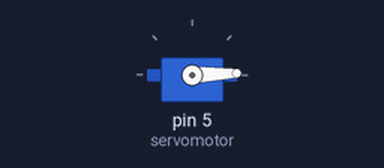
Bench run of a sketch on a simulated Arduino Uno, built with avr-gcc and run on an emulated ATmega328P. Shown: servo.

Above: at 0.05 s.
At 2.25 s:
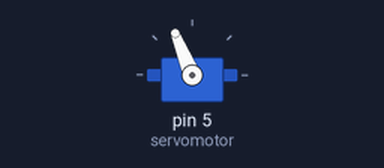
At 4.5 s:
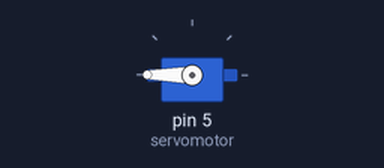
At 8.95 s:
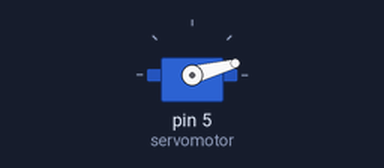
Timing chart, 0 to 14.6 s (numbered marks = the images above):
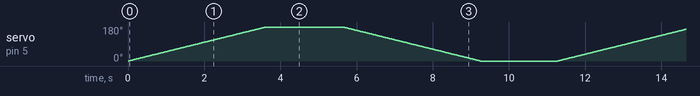

The sketch:

servomotor.ino
```cpp
#include <Servo.h>
Servo servomotor;
void setup() {
  servomotor.attach(5);
}

void loop() {


 for(int i=0;i<=180;i++){
    servomotor.write(i);
    delay(20);
  }
  delay(2000);
   for(int i=180;i>=0;i--){
    servomotor.write(i);
    delay(20);
  }
  delay(2000);
}
```
